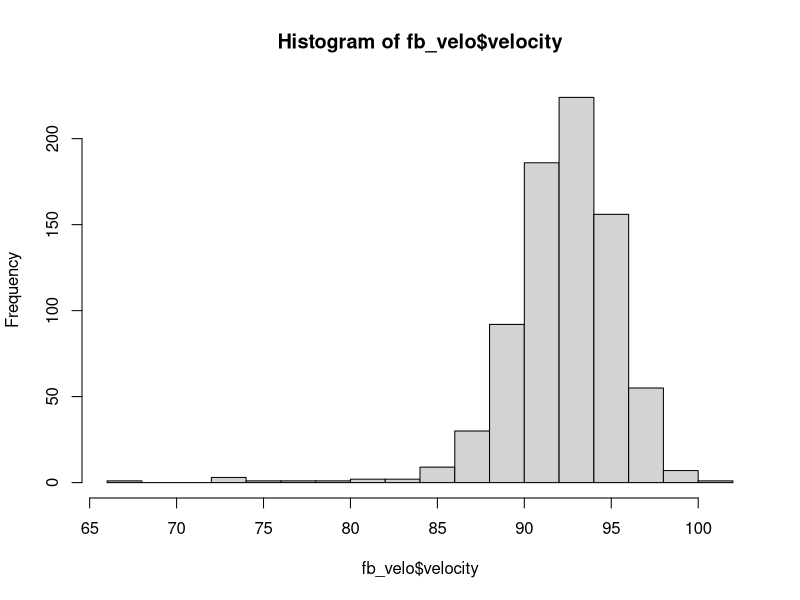
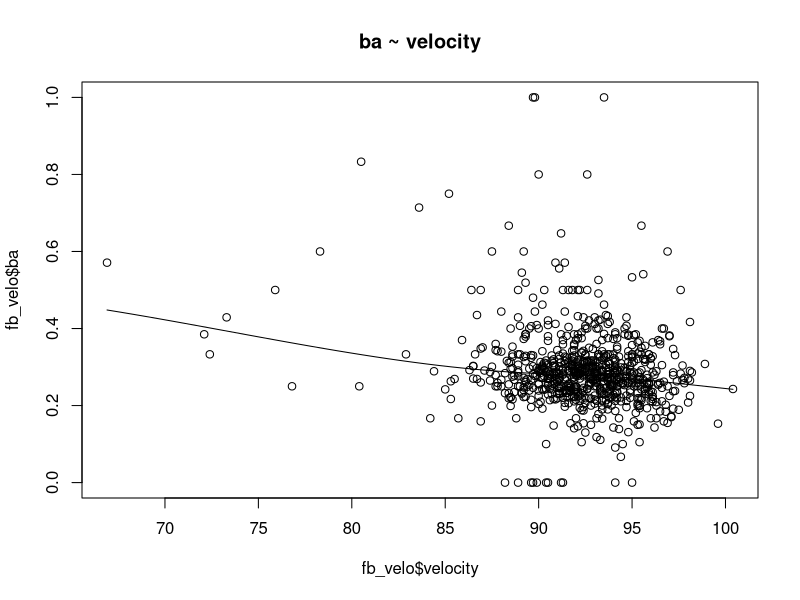
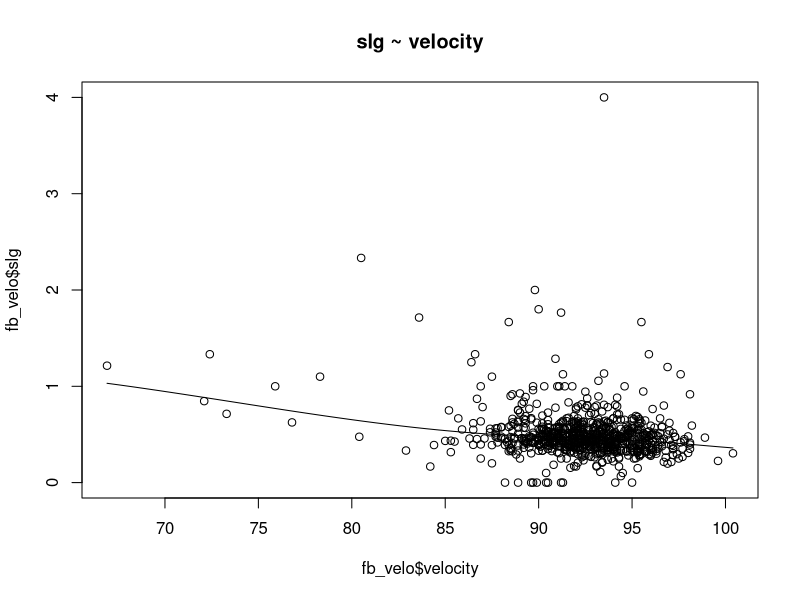
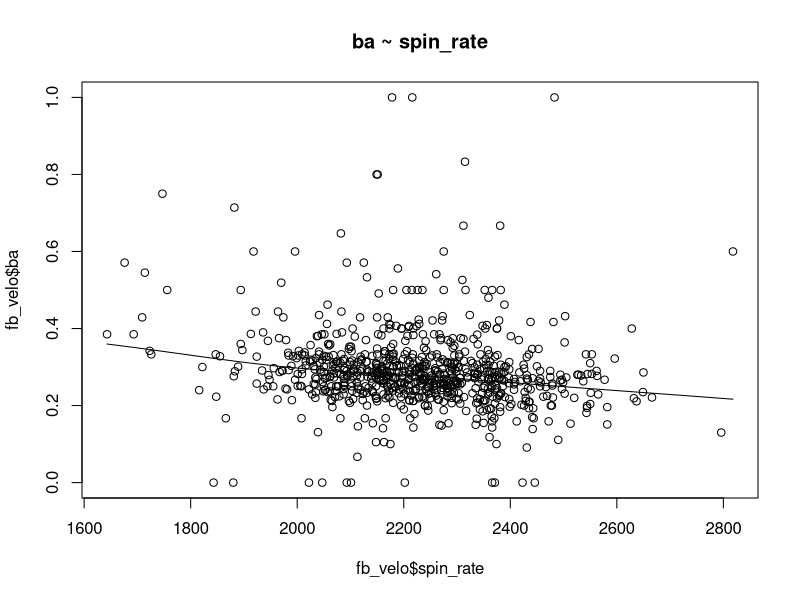
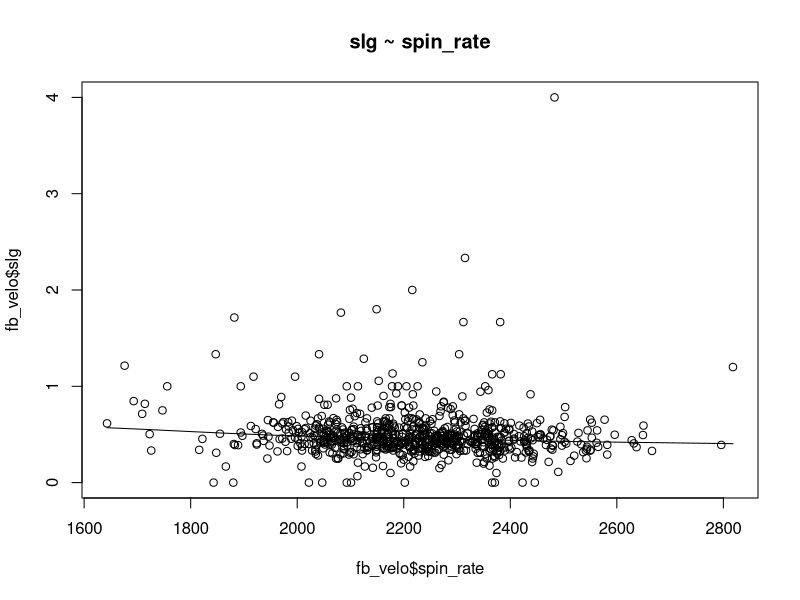
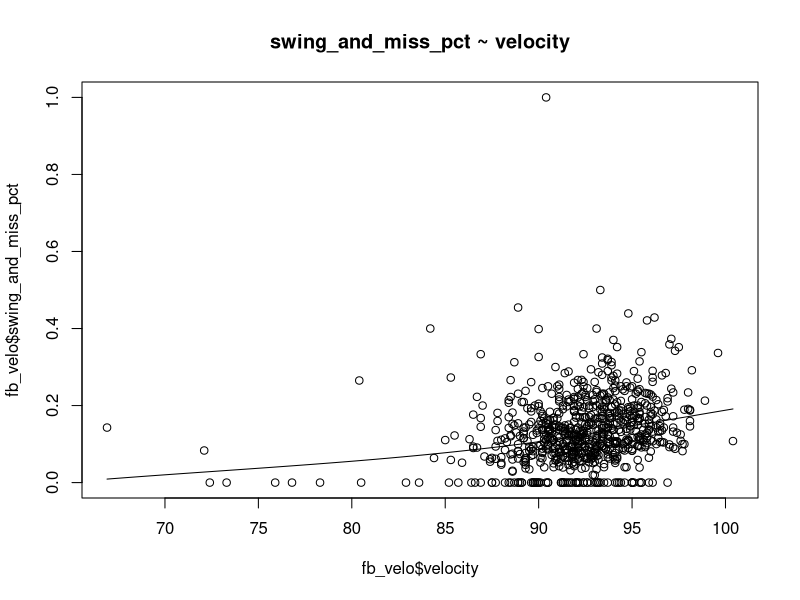
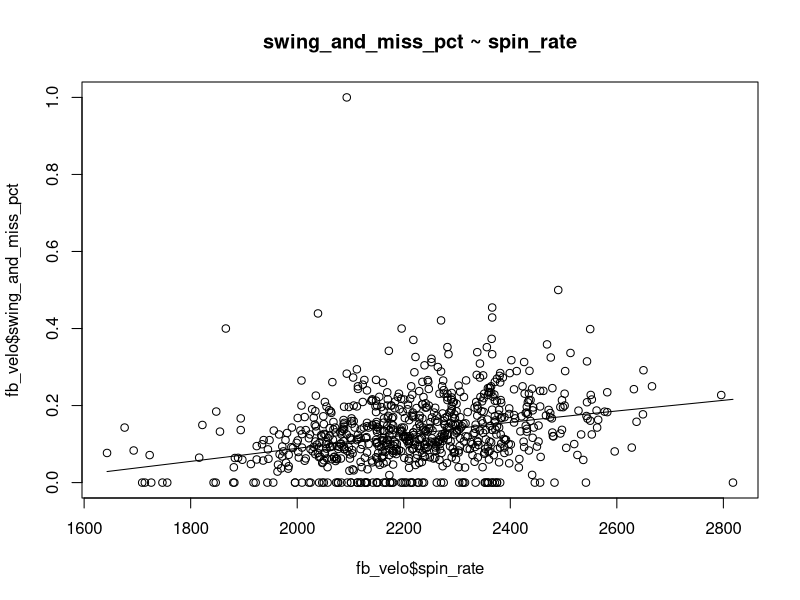
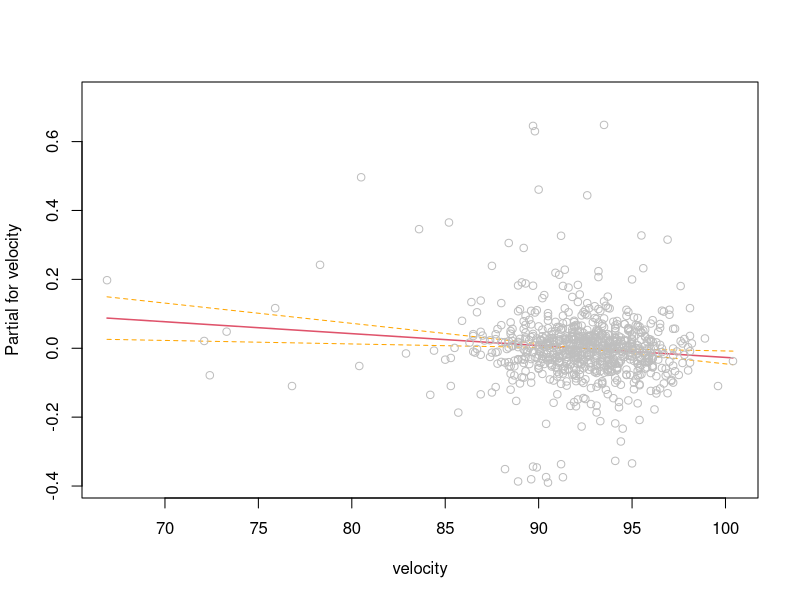

R code for these plots, in order:
## ---- chunk 1

fb_velo = read.csv('./Fastball_Data.csv')
## ---- chunk 2
hist(fb_velo$velocity, breaks = 20)
## ---- chunk 3
mod_velo_ba = lm(formula = ba ~ velocity, data = fb_velo)
## ---- chunk 4
summary(mod_velo_ba)
## ---- chunk 5
scatter.smooth(x=fb_velo$velocity, y=fb_velo$ba, main="ba ~ velocity")
## ---- chunk 6
mod_velo_slg = lm(formula = slg ~ velocity, data = fb_velo)
## ---- chunk 7
summary(mod_velo_slg)
## ---- chunk 8
scatter.smooth(x=fb_velo$velocity, y=fb_velo$slg, main="slg ~ velocity")
## ---- chunk 9
mod_spin_ba = lm(formula = ba ~ spin_rate, data = fb_velo)
## ---- chunk 10
summary(mod_spin_ba)
## ---- chunk 11
scatter.smooth(x=fb_velo$spin_rate, y=fb_velo$ba, main="ba ~ spin_rate")
## ---- chunk 12
mod_spin_slg = lm(formula = slg ~ spin_rate, data = fb_velo)
## ---- chunk 13
summary(mod_spin_slg)
## ---- chunk 14
scatter.smooth(x=fb_velo$spin_rate, y=fb_velo$slg, main="slg ~ spin_rate")
## ---- chunk 15
fb_velo$swing_and_miss_pct = with(fb_velo, whiffs / swings)
fb_velo[is.na(fb_velo)] <- 0
## ---- chunk 16
mod_velo_swing_and_miss =  lm(formula = swing_and_miss_pct ~ velocity, data = fb_velo)
## ---- chunk 17
summary(mod_velo_swing_and_miss)
## ---- chunk 18
scatter.smooth(x=fb_velo$velocity, y=fb_velo$swing_and_miss_pct, main="swing_and_miss_pct ~ velocity")
## ---- chunk 19
mod_spin_swing_and_miss =  lm(formula = swing_and_miss_pct ~ spin_rate, data = fb_velo)
## ---- chunk 20
summary(mod_spin_swing_and_miss)
## ---- chunk 21
scatter.smooth(x=fb_velo$spin_rate, y=fb_velo$swing_and_miss_pct, main="swing_and_miss_pct ~ spin_rate")
## ---- chunk 22
mod_velo_spin_ba = lm(formula = ba ~ velocity + spin_rate + I(log(total_pitches)), data = fb_velo)
## ---- chunk 23
summary(mod_velo_spin_ba)
termplot(mod_velo_spin_ba,partial.resid = T, se = T)
## ---- chunk 24
mod_velo_spin_slg = lm(formula = slg ~ velocity + spin_rate + I(log(total_pitches)), data = fb_velo)
## ---- chunk 25
summary(mod_velo_spin_slg)
termplot(mod_velo_spin_slg,partial.resid = T, se = T)
## ---- chunk 26
mod_velo_spin_swing_and_miss = lm(formula = swing_and_miss_pct ~ velocity + spin_rate + I(log(total_pitches)), data = fb_velo)
## ---- chunk 27
summary(mod_velo_spin_swing_and_miss)
termplot(mod_velo_spin_swing_and_miss,partial.resid = T, se = T)
